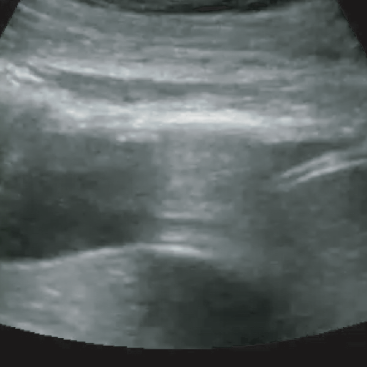
#> input picture convex/Cov_severe_acutemedicine.png, 367 x 367 px, given in place of Cov_Oliviera_2020_Fig5A.jpg, which was not available
$ jupyter execute --allow-errors 'Covid Models.ipynb'   (text cells are left out)
#> lines starting #> are read from the running program, lines starting #| are printed output that depends on the picture
[cell 1]
import numpy as np
import pandas as pd
from matplotlib import pyplot
from PIL import Image
import cv2

[cell 2]
#Reading CSV file data
my_data=pd.read_csv('data/convex_image_data.csv')
#> (reads data/convex_image_data.csv from the repository)
#> `img=cv2.equalizeHist(img)`:
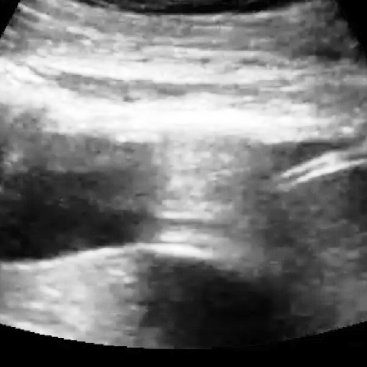
#> img: shape (367, 367); min 0, max 255, mean 120.4
#> pass 2 of the loop `for i in data_array:`:
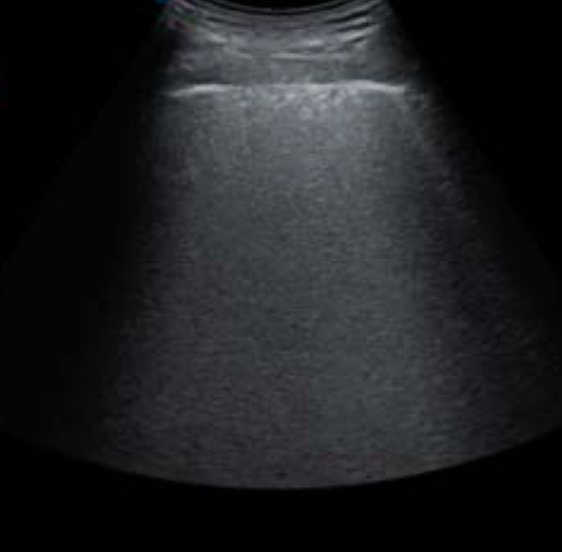
#> input picture convex/Cov_unsmooth_pleuralline_prelim_study_SSRN_paper2.png, 562 x 552 px, given in place of Cov_Oliviera_2020_Fig4A.jpg, which was not available
#> `img=cv2.equalizeHist(img)`:
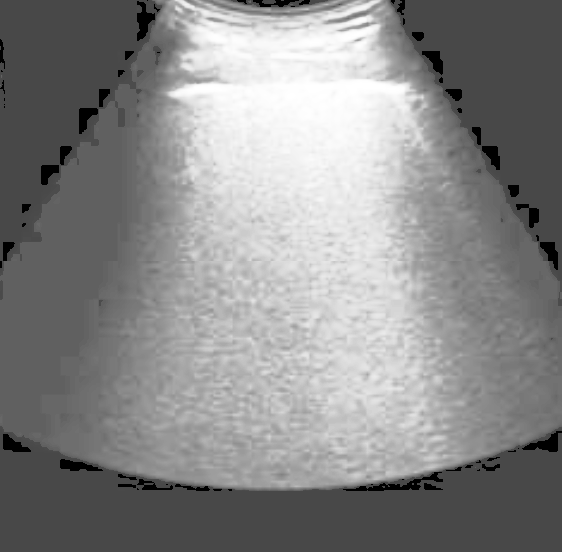
#> img: shape (552, 562); min 0, max 255, mean 136.6

[cell 3]
my_data.head()

[cell 4]
#Setting path for our convex image dataset
images_path='convex/'

[cell 5]
#Converting our data into a numpy array to be able to access it more freely
data_array=my_data.to_numpy()

[cell 6]
#Increasing Images contrast- resizing images to 224x224 - Incrasing Image contrast
images_data=[]
#> (the rest of this cell did not finish here and is left out)

[cell 7]
images_data

[cell 8]
#Initializing our X and y for our model
X=np.asarray(images_data)
y=np.asarray(my_data['Label'])

[cell 9]
X.shape
#> Out = (6, 50176)
